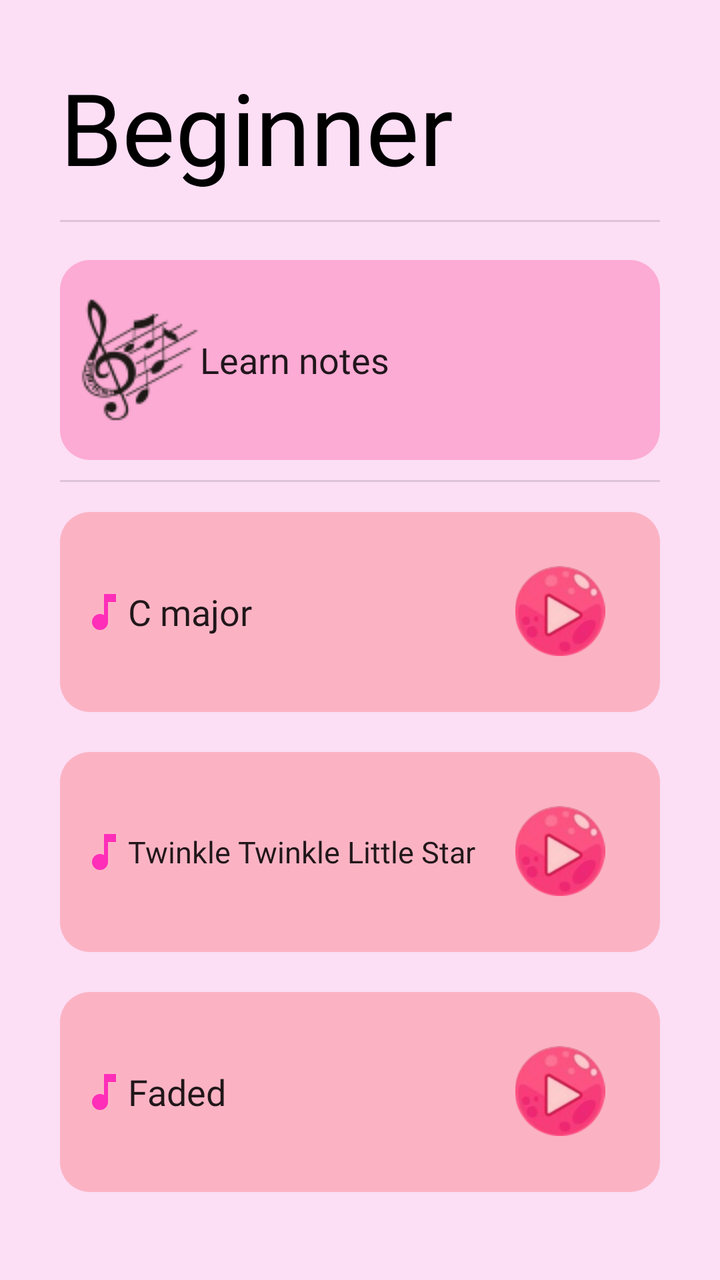
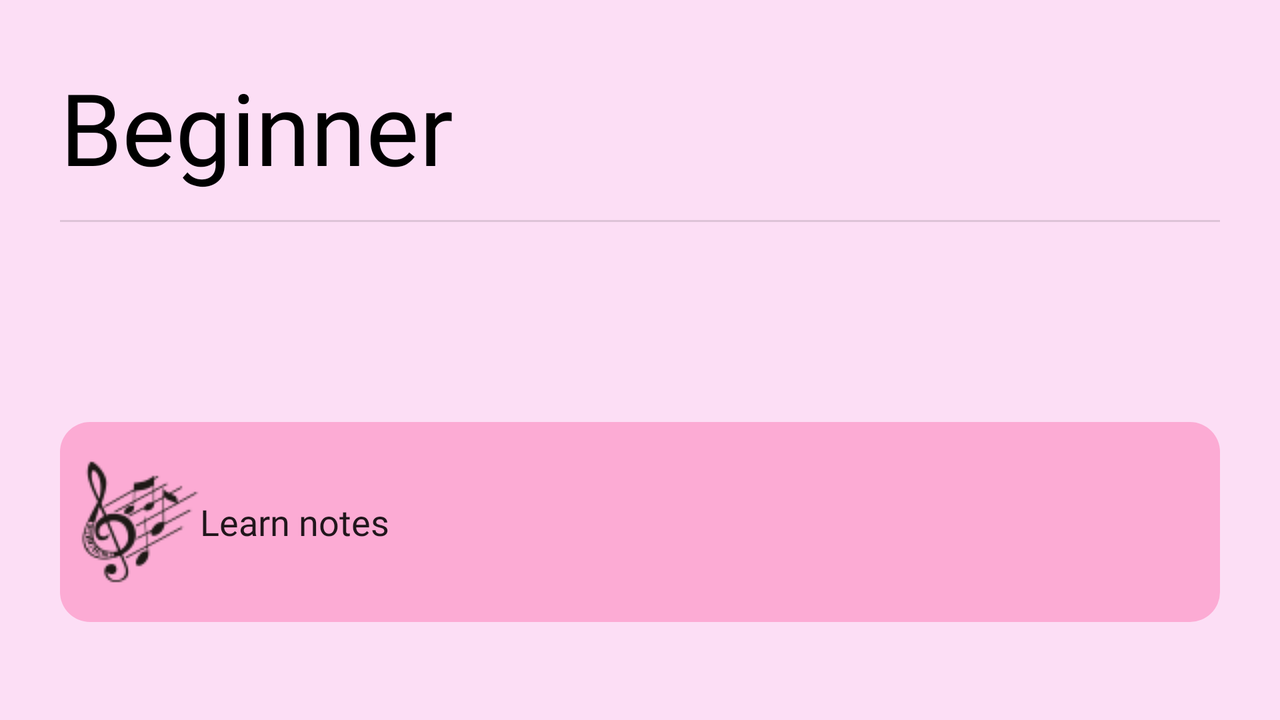

Two renders of one Android screen. The first uses the default layout on a phone; the second uses the alternative layout the repository ships for a different screen configuration, on a matching device. The two XML files are below.
<!-- AndroidManifest.xml: application theme Theme.PianoMaster -->
<!-- res/layout/activity_beginner.xml -->
<?xml version="1.0" encoding="utf-8"?>
<RelativeLayout xmlns:android="http://schemas.android.com/apk/res/android"
    xmlns:app="http://schemas.android.com/apk/res-auto"
    xmlns:tools="http://schemas.android.com/tools"
    android:layout_width="match_parent"
    android:layout_height="match_parent"
    tools:context=".BeginnerActivity"
    android:background="@color/pink"
    android:padding="@dimen/layer_padding">

    <TextView
        android:id="@+id/beginner_text"
        android:layout_width="match_parent"
        android:layout_height="70dp"
        android:textColor="@color/black"
        android:text="Beginner"
        android:fontFamily="@font/poppins_bold"
        android:textSize="50dp"/>

    <View
        android:id="@+id/divider"
        android:layout_width="match_parent"
        android:layout_marginTop="80dp"
        android:layout_height="1dp"
        android:background="?android:attr/listDivider" />

    <Button
        android:id="@+id/learn_notes"
        android:padding="10dp"
        android:clickable="false"
        android:layout_width="match_parent"
        android:layout_height="100dp"
        android:drawableStart="@drawable/notes_icon"
        android:layout_alignTop="@id/beginner_text"
        android:text="Learn notes"
        android:textAlignment="textStart"
        android:textAllCaps="false"
        android:textSize="18dp"
        android:fontFamily="@font/poppins_medium"
        android:layout_marginTop="100dp"
        android:backgroundTint="@color/hot_pink"
        android:background="@drawable/exercise_button_design" />


    <View
        android:id="@+id/divider1"
        android:layout_width="match_parent"
        android:layout_marginTop="210dp"
        android:layout_height="1dp"
        android:background="?android:attr/listDivider" />

    <Button
        android:id="@+id/beg_ex1"
        android:onClick="goToAnExercise1"
        android:layout_width="match_parent"
        android:layout_height="100dp"
        android:layout_marginTop="226dp"
        android:background="@drawable/exercise_button_design"
        android:drawableStart="@drawable/baseline_music_note_24"
        android:fontFamily="@font/poppins_medium"
        android:padding="10dp"
        android:text="C major"
        android:textAlignment="textStart"
        android:textAllCaps="false"
        android:textSize="18dp" />

    <ImageView
        android:id="@+id/play_btn"
        android:layout_width="100dp"
        android:layout_height="45dp"
        android:src="@drawable/play"
        android:layout_marginBottom="28dp"
        android:layout_alignEnd="@id/beg_ex1"
        android:layout_alignBottom="@id/beg_ex1"
        />

    <Button
        android:id="@+id/beg_ex2"
        android:onClick="goToAnExercise2"
        android:padding="10dp"
        android:layout_width="match_parent"
        android:layout_height="100dp"
        android:text="Twinkle Twinkle Little Star"
        android:drawableStart="@drawable/baseline_music_note_24"
        android:textAlignment="textStart"
        android:textAllCaps="false"
        android:textSize="15dp"
        android:fontFamily="@font/poppins_medium"
        android:layout_alignTop="@id/beg_ex1"
        android:layout_marginTop="120dp"
        android:background="@drawable/exercise_button_design"/>

    <ImageView
        android:id="@+id/play_btn2"
        android:layout_width="100dp"
        android:layout_height="45dp"
        android:src="@drawable/play"
        android:layout_marginBottom="28dp"
        android:layout_alignEnd="@id/beg_ex2"
        android:layout_alignBottom="@id/beg_ex2"
        />

    <Button
        android:id="@+id/beg_ex3"
        android:onClick="goToAnExercise3"
        android:padding="10dp"
        android:layout_width="match_parent"
        android:layout_height="100dp"
        android:text="Faded"
        android:drawableStart="@drawable/baseline_music_note_24"
        android:textAlignment="textStart"
        android:textAllCaps="false"
        android:textSize="18dp"
        android:fontFamily="@font/poppins_medium"
        android:layout_alignTop="@id/beg_ex2"
        android:layout_marginTop="120dp"
        android:background="@drawable/exercise_button_design"/>

    <ImageView
        android:id="@+id/play_btn3"
        android:layout_width="100dp"
        android:layout_height="45dp"
        android:src="@drawable/play"
        android:layout_marginBottom="28dp"
        android:layout_alignEnd="@id/beg_ex3"
        android:layout_alignBottom="@id/beg_ex3"
        />

    <Button
        android:id="@+id/beg_ex4"
        android:padding="10dp"
        android:layout_width="match_parent"
        android:layout_height="100dp"
        android:text="Happy Birthday"
        android:drawableStart="@drawable/baseline_music_note_24"
        android:textAlignment="textStart"
        android:textAllCaps="false"
        android:textSize="18dp"
        android:fontFamily="@font/poppins_medium"
        android:layout_alignTop="@id/beg_ex3"
        android:layout_marginTop="120dp"
        android:background="@drawable/exercise_button_design"/>

    <ImageView
        android:id="@+id/play_btn4"
        android:layout_width="100dp"
        android:layout_height="45dp"
        android:src="@drawable/play"
        android:layout_marginBottom="28dp"
        android:layout_alignEnd="@id/beg_ex4"
        android:layout_alignBottom="@id/beg_ex4"
        />


</RelativeLayout>
<!-- resources referenced by this layout -->
<resources>
  <color name="black">#FF000000</color>
  <color name="hot_pink">#FF0167</color>
  <color name="pink">#80FFC4F1</color>
  <dimen name="layer_padding">30dp</dimen>
  <!-- drawable baseline_music_note_24 (drawable) -->
  <vector android:height="24dp" android:tint="#FF2EB9"
      android:viewportHeight="24" android:viewportWidth="24"
      android:width="24dp" xmlns:android="http://schemas.android.com/apk/res/android">
      <path android:fillColor="@android:color/white" android:pathData="M12,3v10.55c-0.59,-0.34 -1.27,-0.55 -2,-0.55 -2.21,0 -4,1.79 -4,4s1.79,4 4,4 4,-1.79 4,-4V7h4V3h-6z"/>
  </vector>
  <!-- drawable exercise_button_design (drawable) -->
  <?xml version="1.0" encoding="utf-8"?>
  <shape xmlns:android="http://schemas.android.com/apk/res/android">
  
      <gradient android:startColor="@color/reddish_trans" android:endColor="@color/reddish_trans" android:type="linear"/>
      <corners android:radius="15dp"/>
  
  </shape>
  <!-- drawable notes_icon: png bitmap (drawable, 5800 bytes) -->
  <!-- drawable play: png bitmap (drawable, 12097 bytes) -->
  <!-- from res/values-v23/ -->
  <style name="Theme.PianoMaster" parent="Base.Theme.PianoMaster">
      
      <item name="android:navigationBarColor">@android:color/transparent</item>
      <item name="android:statusBarColor">@android:color/transparent</item>
      <item name="android:windowLightStatusBar">?attr/isLightTheme</item>
    </style>
  <color name="reddish_trans">#3CFA2525</color>
  <style name="Base.Theme.PianoMaster" parent="Theme.AppCompat.DayNight.NoActionBar">
          
          <item name="colorPrimary">@color/pink</item>
      </style>
</resources>
<!-- res/layout-land/activity_beginner.xml (the repository's variant of the layout above) -->
<!-- drawn on the phone turned sideways -->
<?xml version="1.0" encoding="utf-8"?>
<LinearLayout xmlns:android="http://schemas.android.com/apk/res/android"
    xmlns:app="http://schemas.android.com/apk/res-auto"
    xmlns:tools="http://schemas.android.com/tools"
    android:layout_width="match_parent"
    android:layout_height="match_parent"
    tools:context=".BeginnerActivity"
    android:background="@color/pink"
    android:padding="@dimen/layer_padding"
    android:orientation="vertical">

    <TextView
        android:id="@+id/beginner_text"
        android:layout_width="match_parent"
        android:layout_height="70dp"
        android:textColor="@color/black"
        android:text="Beginner"
        android:fontFamily="@font/poppins_bold"
        android:textSize="50dp"/>

    <View
        android:id="@+id/divider"
        android:layout_width="match_parent"
        android:layout_marginTop="10dp"
        android:layout_height="1dp"
        android:background="?android:attr/listDivider" />





    <Button
        android:id="@+id/learn_notes"
        android:padding="10dp"
        android:layout_width="match_parent"
        android:layout_height="100dp"
        android:drawableStart="@drawable/notes_icon"
        android:layout_alignTop="@id/beginner_text"
        android:text="Learn notes"
        android:textAlignment="textStart"
        android:textAllCaps="false"
        android:textSize="18dp"
        android:fontFamily="@font/poppins_medium"
        android:layout_marginTop="100dp"
        android:backgroundTint="@color/hot_pink"
        android:background="@drawable/exercise_button_design"/>


    <View
        android:id="@+id/divider1"
        android:layout_width="match_parent"
        android:layout_marginTop="210dp"
        android:layout_height="1dp"
        android:background="?android:attr/listDivider" />

    <Button
        android:id="@+id/beg_ex1"
        android:onClick="goToAnExercise1"
        android:layout_width="match_parent"
        android:layout_height="100dp"
        android:layout_marginTop="226dp"
        android:background="@drawable/exercise_button_design"
        android:drawableStart="@drawable/baseline_music_note_24"
        android:fontFamily="@font/poppins_medium"
        android:padding="10dp"
        android:text="C major"
        android:textAlignment="textStart"
        android:textAllCaps="false"
        android:textSize="18dp" />

    <ImageView
        android:id="@+id/play_btn"
        android:layout_width="100dp"
        android:layout_height="45dp"
        android:src="@drawable/play"
        android:layout_marginBottom="28dp"
        />

    <Button
        android:id="@+id/beg_ex2"
        android:onClick="goToAnExercise2"
        android:padding="10dp"
        android:layout_width="match_parent"
        android:layout_height="100dp"
        android:text="Twinkle Twinkle Little Star"
        android:drawableStart="@drawable/baseline_music_note_24"
        android:textAlignment="textStart"
        android:textAllCaps="false"
        android:textSize="15dp"
        android:fontFamily="@font/poppins_medium"
        android:layout_alignTop="@id/beg_ex1"
        android:layout_marginTop="120dp"
        android:background="@drawable/exercise_button_design"/>

    <ImageView
        android:id="@+id/play_btn2"
        android:layout_width="100dp"
        android:layout_height="45dp"
        android:src="@drawable/play"
        android:layout_marginBottom="28dp"
        android:layout_alignEnd="@id/beg_ex2"
        android:layout_alignBottom="@id/beg_ex2"
        />

    <Button
        android:id="@+id/beg_ex3"
        android:onClick="goToAnExercise3"
        android:padding="10dp"
        android:layout_width="match_parent"
        android:layout_height="100dp"
        android:text="Faded"
        android:drawableStart="@drawable/baseline_music_note_24"
        android:textAlignment="textStart"
        android:textAllCaps="false"
        android:textSize="18dp"
        android:fontFamily="@font/poppins_medium"
        android:layout_alignTop="@id/beg_ex2"
        android:layout_marginTop="120dp"
        android:background="@drawable/exercise_button_design"/>

    <ImageView
        android:id="@+id/play_btn3"
        android:layout_width="100dp"
        android:layout_height="45dp"
        android:src="@drawable/play"
        android:layout_marginBottom="28dp"
        android:layout_alignEnd="@id/beg_ex3"
        android:layout_alignBottom="@id/beg_ex3"
        />


</LinearLayout>
